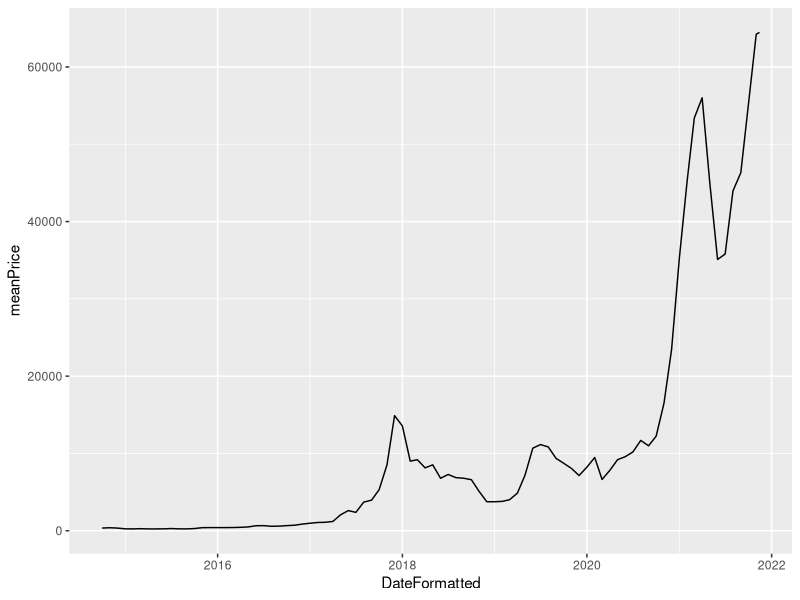
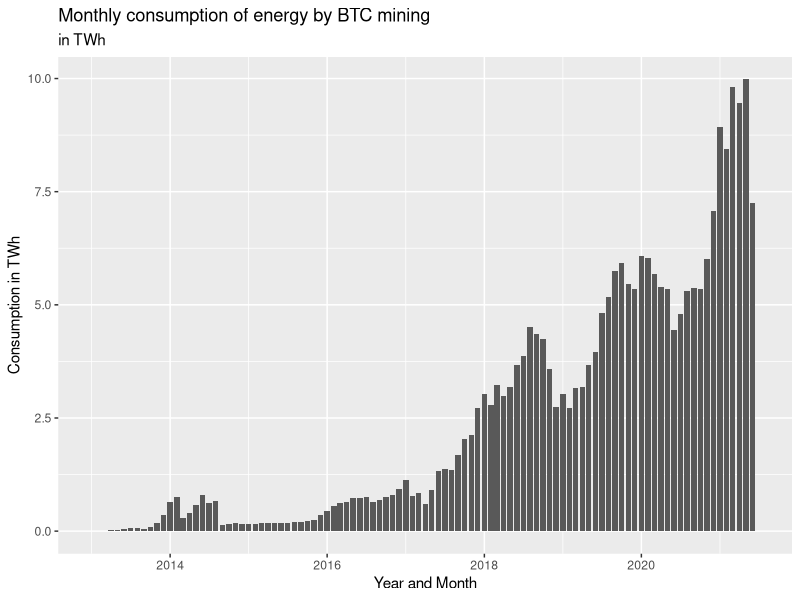

These charts were generated, in order, by the following R code: (Note: this script raises an error after producing the figures.)
library(dplyr)
library(ggplot2)
library(tidyr)
library(stringr)

totalBitcoinConsumption <- read.csv("exportNew.csv")
totalBitcoinConsumption %>% 
  tail()

BP <- read.csv("bp-stats-review-2021-all-dataANSI.csv", header = TRUE)
BTCprice <- read.csv("BTCprice.csv")

str(BTCprice)


  

str(totalBitcoinConsumption)
View(totalBitcoinConsumption)

totalBitcoinConsumption <- 
  totalBitcoinConsumption %>% 
  mutate(DateFormattedNew = as.Date(DateFormated2, format = "%d/%m/%Y"))

BTCprice <- 
  BTCprice %>% 
  mutate(DateFormatted = as.Date(Date, format = "%Y-%m-%d"))


BTCprice <- 
  BTCprice %>% 
  mutate(meanPrice = (High+Low)/2)

str(BTCprice)


priceMeanLine <- 
  BTCprice %>% 
  select(DateFormatted, meanPrice) %>% 
  ggplot(aes(x = DateFormatted, y = meanPrice))+
  geom_line()

priceMeanLine

consumption1 <- 
  totalBitcoinConsumption %>%
  select(DateFormattedNew, Monthly.consumption) %>% 
  ggplot(aes(x = DateFormattedNew, y = Monthly.consumption)) +
  geom_col() + 
  xlim(as.Date("2013-01-01"), as.Date("2021-07-01")) + 
  labs(title = "Monthly consumption of energy by BTC mining", subtitle = "in TWh", x = "Year and Month", y = "Consumption in TWh")

consumption1

BTC_consumption_price <- 
  inner_join(BTCprice, totalBitcoinConsumption, by = c("DateFormatted", "DateFormattedNew"))
  

totalBitcoinConsumption %>%
  select(DateFormattedNew, Cumulative.consumption) %>% 
  ggplot(aes(x = DateFormattedNew, y = Cumulative.consumption)) +
  geom_col() + 
  xlim(as.Date("2013-01-01"), as.Date("2021-07-01")) + 
  labs(title = "Monthly consumption of energy by BTC mining", subtitle = "cumulative in TWh", x = "Year and Month", y = "Cumulative consumption in TWh")



BP <- 
  BP %>% 
  mutate(X1965 = as.numeric(X1965),
         X1966 = as.numeric(X1966),
         X1967 = as.numeric(X1967),
         X1968 = as.numeric(X1968),
         X1969 = as.numeric(X1969),
         X1970 = as.numeric(X1970),
         X1971 = as.numeric(X1971),
         X1972 = as.numeric(X1972),
         X1973 = as.numeric(X1973),
         X1974 = as.numeric(X1974),
         X1975 = as.numeric(X1975),
         X1976 = as.numeric(X1976),
         X1977 = as.numeric(X1977),
         X1978 = as.numeric(X1978),
         X1979 = as.numeric(X1979),
         X1980 = as.numeric(X1980),
         X1981 = as.numeric(X1981),
         X1982 = as.numeric(X1982),
         X1983 = as.numeric(X1983),
         X1984 = as.numeric(X1984),
         X1985 = as.numeric(X1985),
         X1986 = as.numeric(X1986),
         X1987 = as.numeric(X1987),
         X1988 = as.numeric(X1988),
         X1989 = as.numeric(X1989))

str(BP)


BP <- 
  BP %>% 
  pivot_longer(!Year, names_to = "consum", values_to = "energy") %>% 
  mutate(consum = str_sub(consum, 2,5)) %>% 
  mutate(consum = as.numeric(consum))
  
BP <- 
  BP %>% 
  rename(Country = Year, Year = consum)  
 
BP <- 
  BP %>%  mutate(EnergyTWh = energy*277.777778) %>% 
  mutate(AverageEnergyMonthlyTWh = EnergyTWh/12) %>% 
  rename(EnergyEJ = energy)

BP


kontynentyKraje = read.csv("krajeKontyn.csv")

BPkontinents = inner_join(BP, kontynentyKraje)
BPkontinents

BPkontinents %>% 
  filter(Year == 2020) %>% 
  ggplot(aes(x = EnergyEJ, y = Continent))+
  geom_violin() + 
  labs(title = "Energy consumption", subtitle = "by continents in 2020", x = "Energy in Exajoules")+
  xlim(0, 25)


